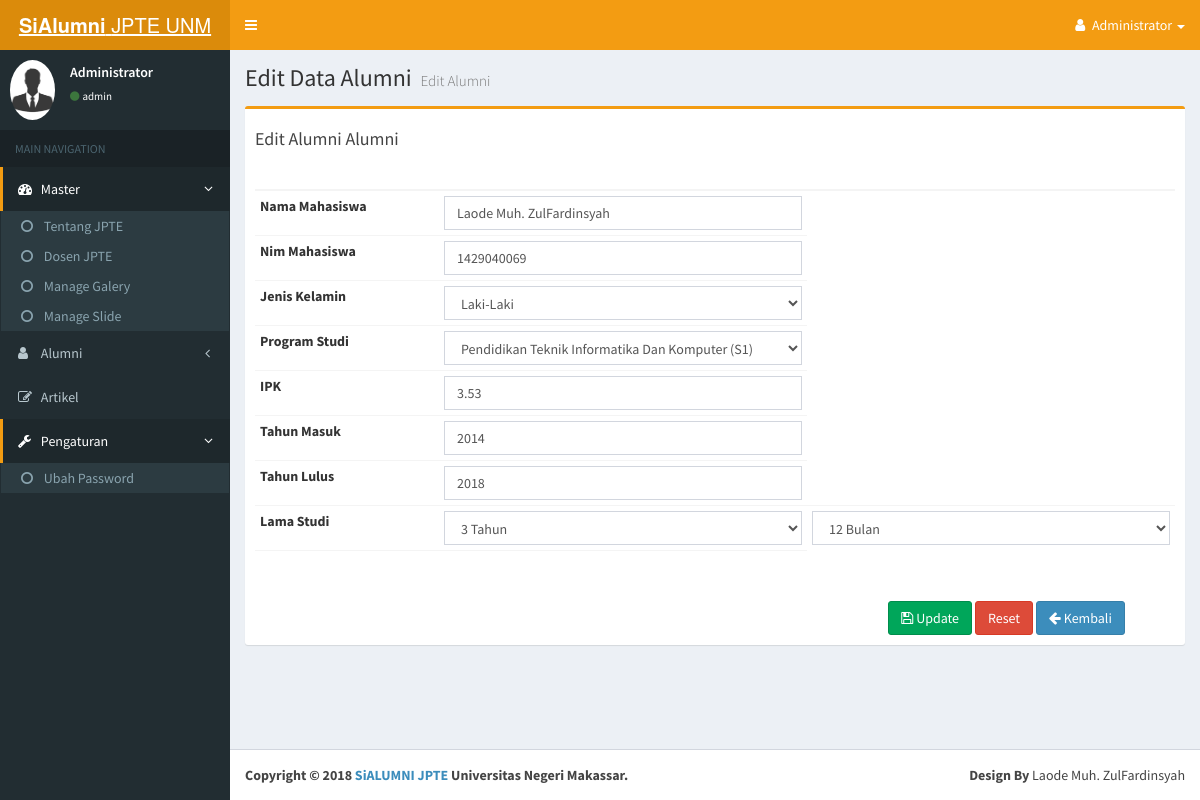
/admin/edit-alumni.php?id=775 (signed in), run on the app's committed database.
### tables this page shows
CREATE TABLE `alumni_profil` (
  `id_user` int(100) NOT NULL,
  `nama_lengkap` varchar(200) NOT NULL,
  `nim` varchar(10) NOT NULL,
  `jk` varchar(20) NOT NULL,
  `judul_skripsi` varchar(200) NOT NULL,
  `program_studi` varchar(200) NOT NULL,
  `ipk` varchar(10) NOT NULL,
  `th_masuk` varchar(200) NOT NULL,
  `th_keluar` varchar(200) NOT NULL,
  `id_agama` int(3) NOT NULL,
  `tanggal_lahir` varchar(100) NOT NULL,
  `tmpt_lahir` varchar(200) NOT NULL,
  `alamat` varchar(200) NOT NULL,
  `id_provinsi` int(4) NOT NULL,
  `id_kota` int(4) NOT NULL,
  `no_telp` varchar(20) NOT NULL,
  `email` varchar(100) NOT NULL,
  `foto` varchar(2000) NOT NULL,
  `lamaStudi1` varchar(20) NOT NULL,
  `lamaStudi2` varchar(20) NOT NULL,
  `no_ijasah` varchar(30) NOT NULL,
  `yudisium` varchar(100) NOT NULL,
  `statusalumni` varchar(30) NOT NULL,
  `posisi` varchar(200) NOT NULL,
  `nama_perusahaan` varchar(200) NOT NULL,
  `gaji` varchar(200) NOT NULL,
  `lama_bekerja` varchar(200) NOT NULL,
  `alamat_bekerja` varchar(200) NOT NULL,
  `rentangJarak` varchar(200) NOT NULL,
  `kesesuaian` varchar(200) NOT NULL,
  `nama_univ` varchar(200) NOT NULL,
  `program_studi2` varchar(200) NOT NULL,
  `semester` varchar(200) NOT NULL,
  `update_status` datetime NOT NULL
);

### admin/edit-alumni.php (the view, shortened to what this page needs)
<?php
include 'global_header.php';
?>
<div class="content-wrapper" style="min-height: 901px;">
	<section class="content-header">
		<h1>
			Edit Data Alumni
			<small>Edit Alumni</small>
		</h1>
	</section>
	<section class="content">
		<div class="box box-warning">
			<div class="box-header">
				<div class="box-title"><h4>Edit Alumni Alumni</h4></div>
			</div>
			<?php
			$query = $koneksi->query("SELECT * FROM alumni_profil WHERE id_user = '$_GET[id]'");
			foreach ($query as $data) {
				?>
				<div class="box-body">
					<form action="" method="post" class="form-horizontal" enctype="multipart/form-data">
						<table class="table table-condensed">
							<thead>
								<th width="20%"></th>
								<th width="40%"></th>
								<th width="40%"></th>
							</thead>
							<tr>
								<td><b>Nama Mahasiswa</b></td>
								<td>
									<input type="text" class="form-control" placeholder="Nama Mahasiswa" name="nama_lengkap" value="<?php echo $data['nama_lengkap'];?>">
								</td>
							</tr>
							<tr>
								<td><b>Nim Mahasiswa</b></td>
								<td>
									<input type="text" maxlength="10" class="form-control" placeholder="Masukkan Nomor Induk Mahasiswa" name="nim" value="<?php echo $data['nim'];?>" onkeypress="return hanyaAngka(event)">
								</td>
							</tr>
							<tr>
								<td><b>Jenis Kelamin</b></td>
								<td>
									<select class="form-control select2" name="jk" style="width: 100%;">
										<option selected="selected"  value="<?php echo $data['jk'];?>"><?php echo $data['jk'];?></option>
									</select>
								</td>
							</tr>
							<tr>
								<td><b>Program Studi</b></td>
								<td>
									<select class="form-control select2" name="program_studi" style="width: 100%;">
										<option selected="selected" value="<?php echo $data['program_studi'];?>" ><?php echo $data['program_studi'];?></option>
									</select>
								</td>
							</tr>
							<tr>
								<td><b>IPK</b></td>
								<td>
									<input type="text" class="form-control" value="<?php echo $data['ipk'];?>" placeholder="Masukkan IPK Anda - Contoh 3.45" name="ipk">
								</td>
							</tr>
							<tr>
								<td><b>Tahun Masuk</b></td>
								<td>
									<input type="text" class="form-control" placeholder="Tahun Masuk Mahasiswa" name="th_masuk" value="<?php echo $data['th_masuk'];?>">
								</td>
							</tr>
							<tr>
								<td><b>Tahun Lulus</b></td>
								<td>
									<input type="text" class="form-control" placeholder="Tahun Keluar Mahasiswa" name="th_keluar" value="<?php echo $data['th_keluar'];?>">
								</td>
							</tr>
							<tr>
								<td><b>Lama Studi</b></td>
								<td>
									<select name="lamaStudi1" class="form-control">
										<option selected="selected" value="<?php echo $data['lamaStudi1']; ?>"><?php echo $data['lamaStudi1']; ?></option>
									</select>
								</td>
								<td>
									<select name="lamaStudi2" class="form-control">
										<option selected="selected" value="<?php echo $data['lamaStudi2']; ?>"><?php echo $data['lamaStudi2']; ?></option>
									</select>
								</td>
							</tr>
							<tr>
								<td>&nbsp;</td>
								<td></td>
							</tr>
						</table>
						<div class="row">
							<div class="col-xs-8">
							</div>
							<div class="col-xs-4">
								<button type="submit" name="submit" class="btn btn-success"><i class="fa fa-save"></i> Update</button>
								<input class="btn btn-danger" type="reset" value="Reset">
								<a class="btn btn-primary" onclick="self.history.back()"> <i class="fa fa-arrow-left"></i>  Kembali</a>
						</div>
					</div>
				</form>
			<?php } ?>
		</div>
	</div>
</div>
<?php
include 'global_footer.php';
?>

### assets/css/_all-skins.css (style rules this page uses)
.skin-yellow .content-header { background: transparent; }

### admin/global_header.php (style rules this page uses)
th, td { white-space: nowrap; }

### data on the page
alumni_profil: nama_lengkap "Laode Muh. ZulFardinsyah", nim "1429040069", jk "Laki-Laki", program_studi "Pendidikan Teknik Informatika Dan Komputer (S1)", ipk "3.53", th_masuk "2014", th_keluar "2018", lamaStudi1 "3 Tahun", lamaStudi2 "12 Bulan"

### other printed values
$_SESSION['nm_lengkap'] "Administrator"
$_SESSION['username'] "admin"
